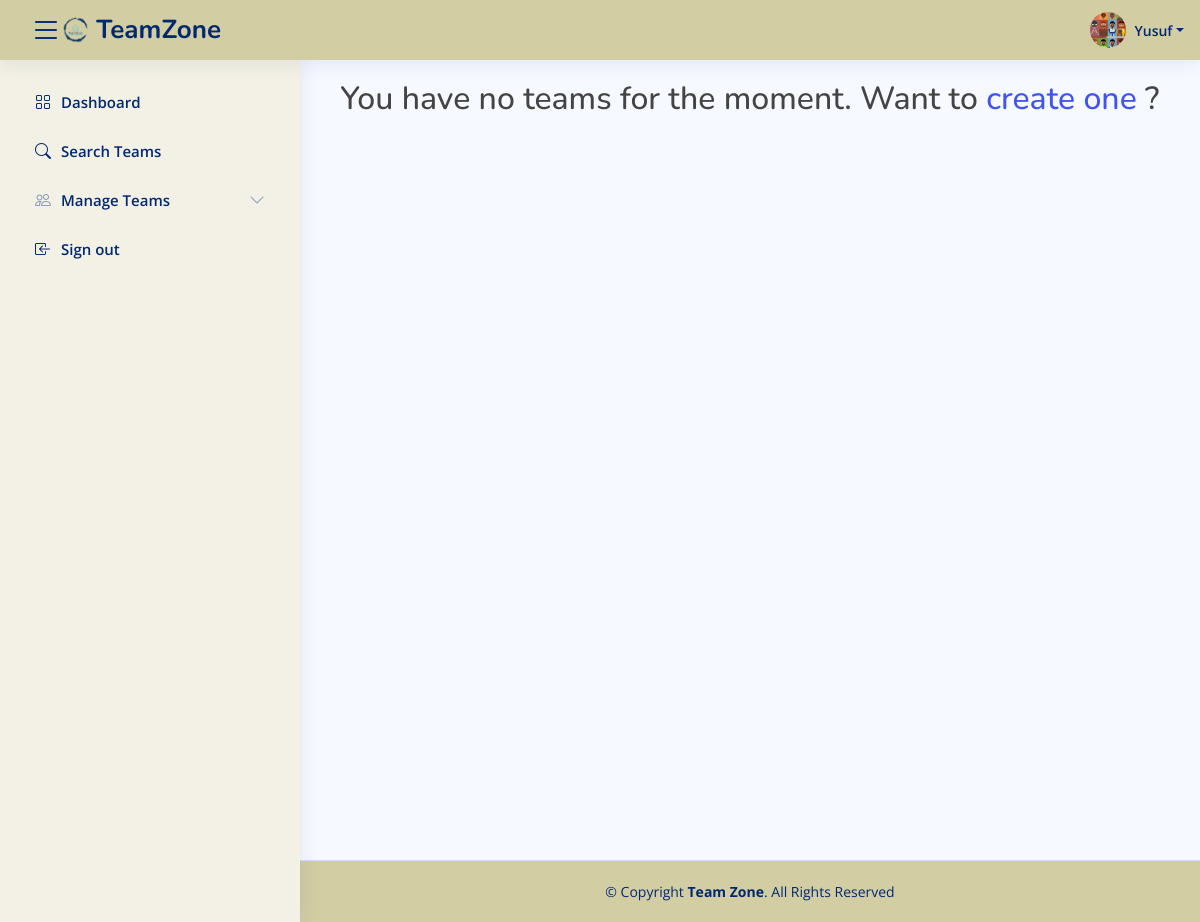
Page /myteams (signed in) on the earlier database version.
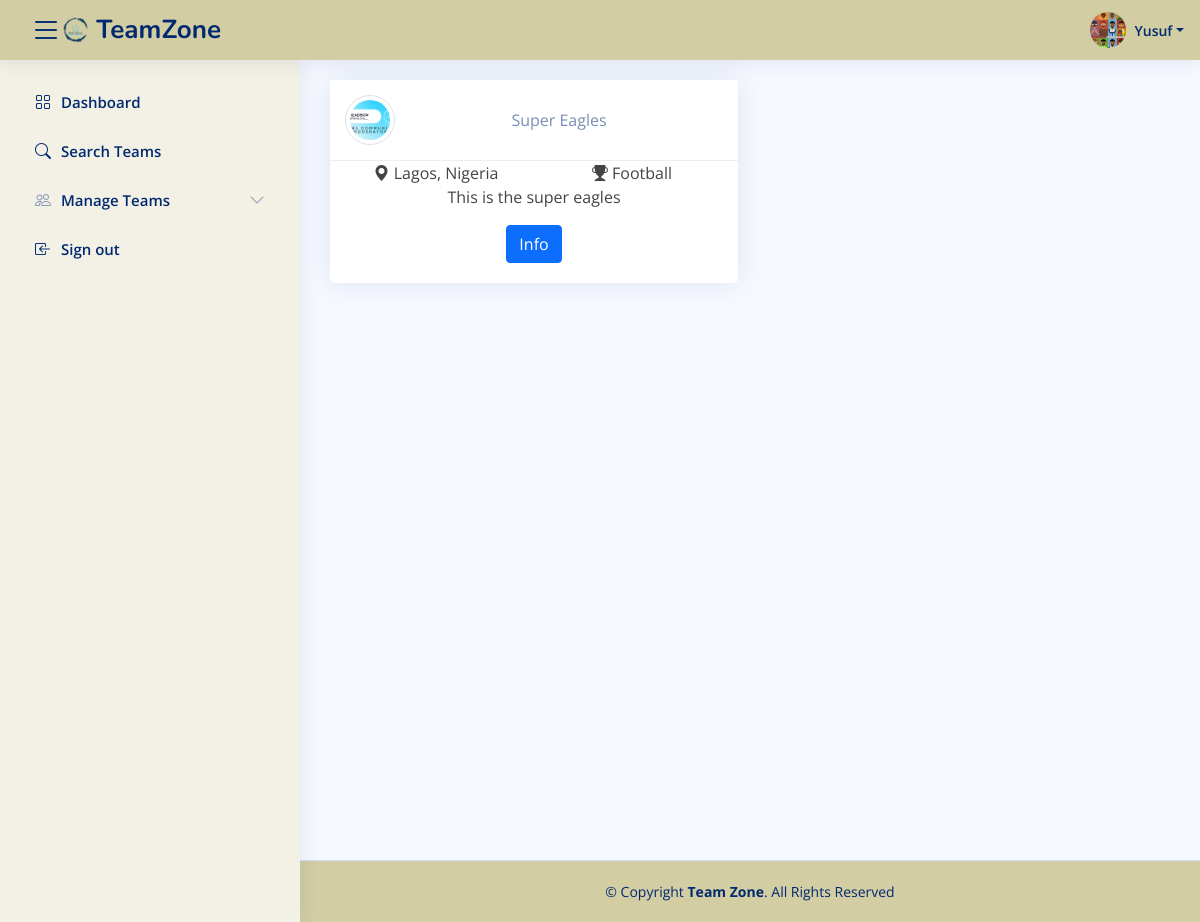
Same page on the later database version.
### models/team.py (models this page shows, shortened)
class Team(BaseModel, Base):
    __tablename__ = "teams"
    name = Column(String(128), nullable=False)
    bio = Column(Text)
    image = Column(String(128), default='team_default.jpg')
    sport_id = Column(String(60), ForeignKey("sports.id"), nullable=False)
    city_id = Column(String(60), ForeignKey("cities.id"), nullable=False)
    leader_id = Column(String(60), ForeignKey("users.id"), nullable=False)
    players = relationship("User", secondary="team_membership", viewonly=False)
    leader = relationship("User", foreign_keys=[leader_id])

### models/city.py (models this page shows)
class City(BaseModel, Base):
    __tablename__ = "cities"
    name = Column(String(128), nullable=False)
    country_id = Column(String(60), ForeignKey("countries.id"), nullable=False)
    teams = relationship("Team", backref="city", cascade="all, delete, delete-orphan")

### models/country.py (models this page shows)
class Country(BaseModel, Base):
    __tablename__ = "countries"
    name = Column(String(128), nullable=False)
    cities = relationship("City", backref="country", cascade="all, delete, delete-orphan")

### models/sport.py (models this page shows)
class Sport(BaseModel, Base):
    __tablename__ = "sports"
    name = Column(String(128), nullable=False)
    teams = relationship("Team", backref="sport", cascade="all, delete, delete-orphan")

### web/views/teams.py (the view)
@app.route('/myteams')
@login_required
def myteams():
    teams = current_user.teams
    return render_template('myteams.html', teams=teams)

### models/engine/storage.py (called while the page is built)
    def query(self, cls, attribute, value, all=False):
        if cls not in classes.values():
            return None
        try:
            if all:
                return self.__session.query(cls).filter(getattr(cls, attribute) == value).all()
            else:
                return self.__session.query(cls).filter(getattr(cls, attribute) == value).first()
        except AttributeError:
            return None

### web/app.py (called while the page is built)
@login_manager.user_loader
def load_user(user_id):
    return storage.query(User, "id", user_id)

### web/views/utils.py (called while the page is built, shortened)
@app.after_request
def update_invitions_status(response):
    if not g.get('invites'):
        return response

### web/templates/myteams.html (shortened to what this page needs)
{% extends "base.html" %}
{% block main %}
{% if teams %}
<div class="row">
  {% for team in teams %}
  <div class="col-lg-6">
    <div class="card text-center">
      <div class="card-header d-flex justify-content-between align-items-center">
        <img src="{{ url_for('static', filename='images/teams/{}'.format(team.image)) }}" alt="Team Logo"
          class="img-fluid img-thumbnail rounded-circle img-sm" style="height: 50px; width: 50px" />
        <span>{{ team.name }}</span>
      </div>
      <div class="card-body">
        <div class="row">
          <div class="col-lg-6">
            <i class="bi bi-geo-alt-fill"></i>
            <span>{{ team.city.name }}, {{ team.city.country.name }}</span>
          </div>
          <div class="col-lg-6">
            <i class="bi bi-trophy-fill"></i>
            <span>{{ team.sport.name }}</span>
          </div>
        </div>
        <p class="card-text">{{ team.bio }}</p>
        <a href="/myteams/{{team.id}}" class="btn btn-primary">Info</a>
      </div>
    </div>
  </div>
  {% endfor %}
</div>
{% else %}
<h2 style="text-align: center;">You have no teams for the moment. Want to <a href="{{ url_for('create') }}">create one</a> ?</h2>
{% endif %}
{% endblock main %}

Differences in the rows shown:
added Team: image (picture), name "Super Eagles", city.name "Lagos", city.country.name "Nigeria", sport.name "Football", bio "This is the super eagles"
Other differences:
text no longer shown: "You have no teams for the moment. Want to create one ?"
